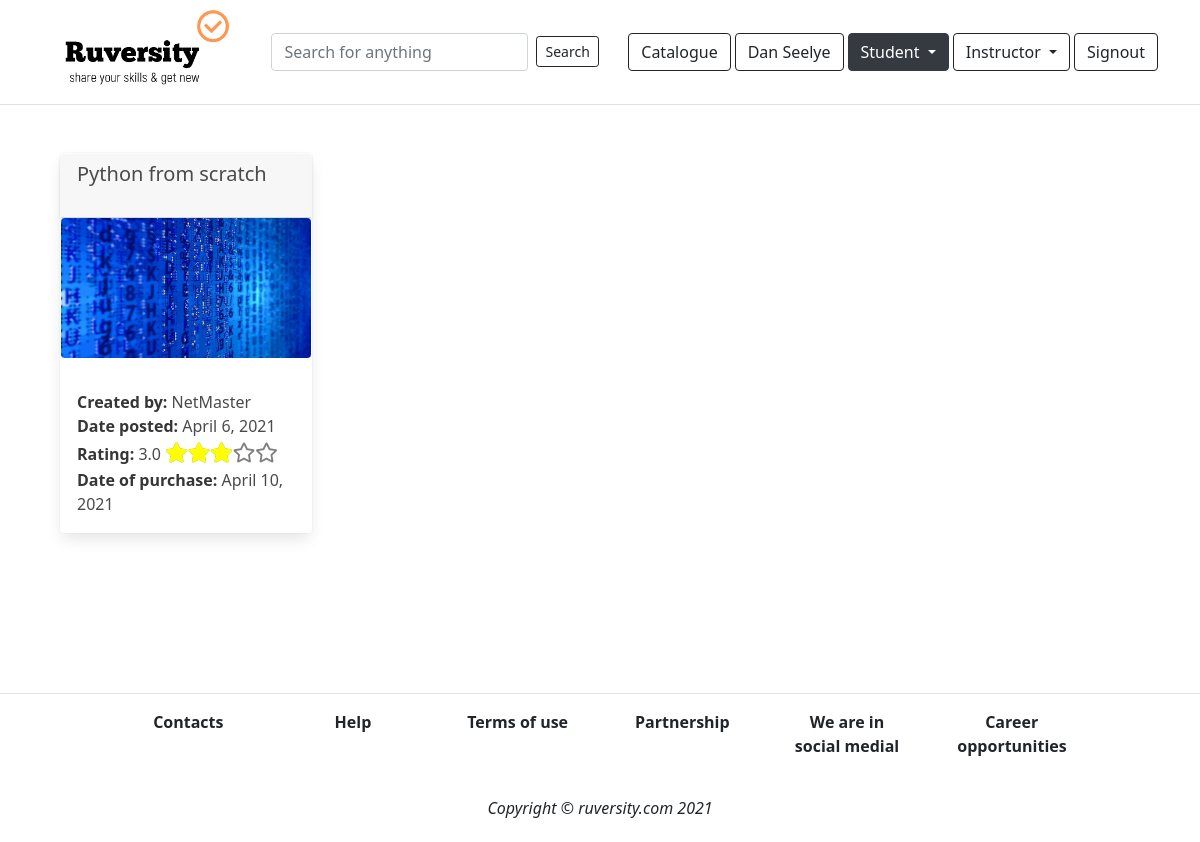
/mycourses/ (signed in), run on an earlier commit of the app's database.
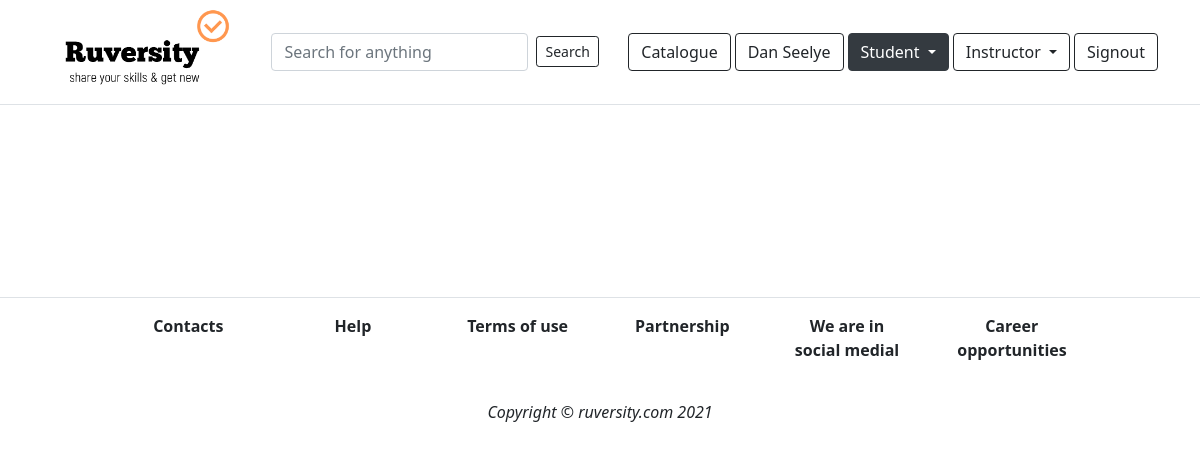
And on a later commit of the database.
### app_content/models.py (models this page shows, shortened)
class Transaction(models.Model):
    course = models.ForeignKey(MainSubject, on_delete=models.DO_NOTHING)
    buyer = models.ForeignKey(User, on_delete=models.DO_NOTHING)
    date_bought = models.DateField(auto_now_add=True)
    paid_amount = models.FloatField(null=True)

class MainSubject(models.Model):
    category = models.ForeignKey(Category, on_delete=models.DO_NOTHING)
    title = models.CharField(max_length=100)
    description = models.TextField(null=True)
    prerequisite = models.TextField(null=True)
    date_posted = models.DateField(auto_now_add=True)
    thumbnail_file = models.FileField(upload_to='uploads')
    author = models.ForeignKey(User, on_delete=models.DO_NOTHING)
    price = models.ForeignKey(Price, on_delete=models.DO_NOTHING)
    language = models.ForeignKey(Language, on_delete=models.DO_NOTHING)
    percent = models.CharField(max_length=50, default='0%')
    total = models.IntegerField(default=0)  # Общее число баллов
    quantity = models.IntegerField(default=0)  # Кол-во оценок
    av_rating = models.DecimalField(
        max_digits=3, decimal_places=1, default=0)  # average rating
    transactions = models.IntegerField(default=0)
    ready = models.BooleanField(default=False)
    checked = models.BooleanField(default=False)
    blocked = models.BooleanField(default=False)
    discount_programs = models.BooleanField(default=True)

### app_mycourses/views.py (the view)
# urls.py: path('', views.mycourses, name='mycourses'),
def mycourses(request):
    if request.user.is_authenticated:
        my_courses = Transaction.objects.filter(buyer=request.user)
        paginator = Paginator(my_courses, 8)
        page = request.GET.get('page')
        paged_my_courses = paginator.get_page(page)
        context = {
            'my_courses': paged_my_courses
        }
        return render(request, 'mycourses/mycourses.html', context)
    else:
        return redirect('login')

### templates/mycourses/mycourses.html (shortened to what this page needs)
{% extends 'base.html' %}
{% load humanize %}
{% block content %}
<section class="section">
    <div class="container">
        <div class="row">
            {% for course in my_courses %}
        <div class="col-sm-3">
            <div class="card mb-3" style="border-color: transparent;">
                <div class="card-header" style='height:4rem'>
                    <h5>{{course.course.title}}</h5>
                </div>
                    <a href="{% url 'subject_purchased' course.course.id %}">
                        <figure class="image is-16by9">
                            <img src="{{course.course.thumbnail_file.url}}" alt="Placeholder image" class='rounded-2 img-fluid'>
                        </figure>
                    </a>
                    <div class="card-body">
                        <div class="row">
                            <div class="col"><strong>Created by: </strong>{{course.course.author}}</div>
                        </div>
                        <div class="row">
                            <div class="col"><strong>Date posted: </strong>{{course.course.date_posted}}</div>
                        </div>
                        <div class="row">
                            <div class="col">
                                <strong>
                                    Rating:
                                </strong> {{course.course.av_rating}}
                                <div class="stars-outer">
                                    <div class="stars-inner" style="width: {{course.course.percent}}"></div>
                                </div>
                            </div>
                        </div>
                        <div class="row">
                            <div class="col">
                                <strong>Date of purchase:</strong> {{course.date_bought}}
                            </div>
                        </div>
                    </div>
                </div>
            </div>
            {% endfor %}
        </div>
    </div>
</section>
{% endblock %}

What changed in the data, as far as the page shows it:
removed Transaction: course "Python from scratch", course.thumbnail_file (picture), course.author "NetMaster", course.date_posted "April 6, 2021", course.av_rating "3.0", date_bought "April 10, 2021"
